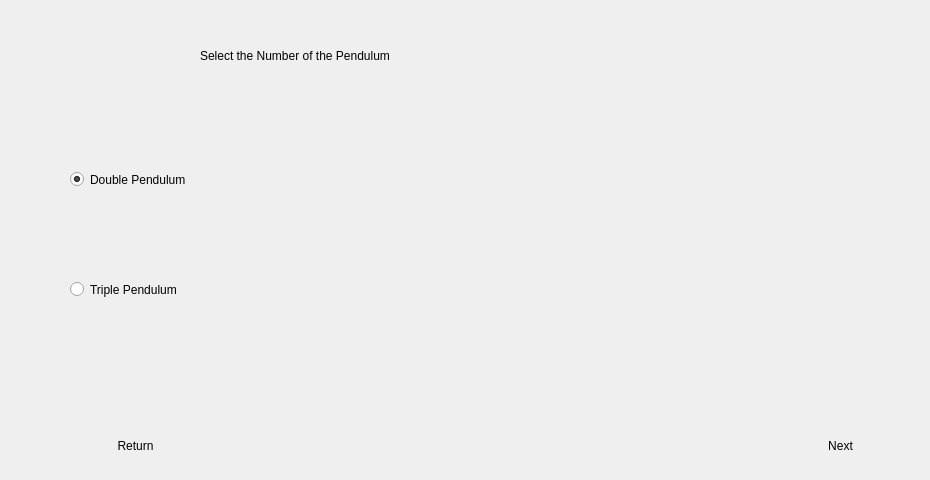
   <widget class="QWidget" name="Load1">
    <widget class="QLabel" name="label_22">
     <property name="geometry">
      <rect>
       <x>200</x>
       <y>30</y>
       <width>551</width>
       <height>51</height>
      </rect>
     </property>
     <property name="styleSheet">
      <string notr="true">font: 75 italic 20pt &quot;Yu Mincho Demibold&quot;;</string>
     </property>
     <property name="text">
      <string>Select the Number of the Pendulum</string>
     </property>
    </widget>
    <widget class="QRadioButton" name="Double_2">
     <property name="enabled">
      <bool>true</bool>
     </property>
     <property name="geometry">
      <rect>
       <x>70</x>
       <y>170</y>
       <width>261</width>
       <height>19</height>
      </rect>
     </property>
     <property name="styleSheet">
      <string notr="true">font: 75 11pt &quot;Microsoft YaHei UI&quot;;</string>
     </property>
     <property name="text">
      <string>Double Pendulum</string>
     </property>
     <property name="checked">
      <bool>true</bool>
     </property>
    </widget>
    <widget class="QRadioButton" name="Triple_2">
     <property name="geometry">
      <rect>
       <x>70</x>
       <y>280</y>
       <width>231</width>
       <height>19</height>
      </rect>
     </property>
     <property name="styleSheet">
      <string notr="true">font: 75 11pt &quot;Microsoft YaHei UI&quot;;</string>
     </property>
     <property name="text">
      <string>Triple Pendulum</string>
     </property>
    </widget>
    <widget class="QPushButton" name="StartButton_4">
     <property name="geometry">
      <rect>
       <x>760</x>
       <y>420</y>
       <width>161</width>
       <height>51</height>
      </rect>
     </property>
     <property name="styleSheet">
      <string notr="true">font: 75 italic 20pt &quot;Yu Mincho Demibold&quot;;</string>
     </property>
     <property name="text">
      <string>Next</string>
     </property>
     <property name="flat">
      <bool>true</bool>
     </property>
    </widget>
    <widget class="QPushButton" name="StartButton_5">
     <property name="geometry">
      <rect>
       <x>60</x>
       <y>420</y>
       <width>151</width>
       <height>51</height>
      </rect>
     </property>
     <property name="styleSheet">
      <string notr="true">font: 75 italic 20pt &quot;Yu Mincho Demibold&quot;;</string>
     </property>
     <property name="text">
      <string>Return</string>
     </property>
     <property name="flat">
      <bool>true</bool>
     </property>
    </widget>
   </widget>
